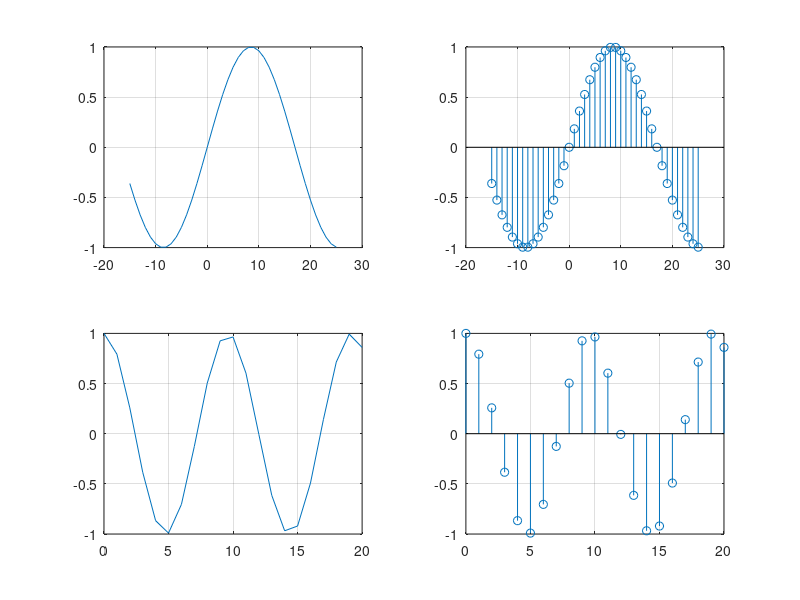

This figure's MATLAB source:
%reprezentare stem pentru c)
n=-15:25;
x1=sin((pi*n)/17);
subplot(2,2,1),plot(n,x1),grid
subplot(2,2,2),stem(n,x1),grid
m=0:20;
x2=cos((pi*m)/sqrt(23));
subplot(2,2,3),plot(m,x2),grid
subplot(2,2,4),stem(m,x2),grid